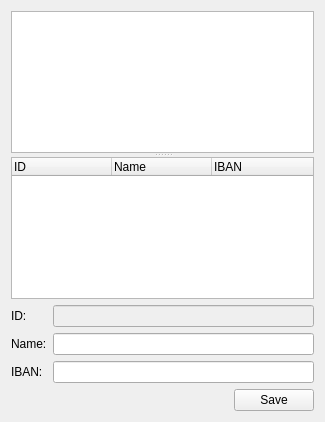
<?xml version="1.0" encoding="UTF-8"?>
<ui version="4.0">
 <class>RelationsDlg</class>
 <widget class="QDialog" name="RelationsDlg">
  <property name="geometry">
   <rect>
    <x>0</x>
    <y>0</y>
    <width>325</width>
    <height>422</height>
   </rect>
  </property>
  <property name="windowTitle">
   <string>Relations</string>
  </property>
  <property name="windowIcon">
   <iconset resource="../Resources/Icons.qrc">
    <normaloff>:/Icons/preferences-contact-list.png</normaloff>:/Icons/preferences-contact-list.png</iconset>
  </property>
  <layout class="QGridLayout" name="gridLayout_2">
   <item row="0" column="0" colspan="2">
    <widget class="QSplitter" name="splitter">
     <property name="orientation">
      <enum>Qt::Vertical</enum>
     </property>
     <widget class="QTreeView" name="RelationsTW">
      <property name="contextMenuPolicy">
       <enum>Qt::CustomContextMenu</enum>
      </property>
      <property name="indentation">
       <number>0</number>
      </property>
      <property name="rootIsDecorated">
       <bool>false</bool>
      </property>
     </widget>
     <widget class="QTreeWidget" name="NewRelationsTW">
      <property name="indentation">
       <number>0</number>
      </property>
      <property name="rootIsDecorated">
       <bool>false</bool>
      </property>
      <attribute name="headerDefaultSectionSize">
       <number>100</number>
      </attribute>
      <attribute name="headerDefaultSectionSize">
       <number>100</number>
      </attribute>
      <column>
       <property name="text">
        <string>ID</string>
       </property>
      </column>
      <column>
       <property name="text">
        <string>Name</string>
       </property>
      </column>
      <column>
       <property name="text">
        <string>IBAN</string>
       </property>
      </column>
     </widget>
    </widget>
   </item>
   <item row="1" column="0" colspan="2">
    <layout class="QGridLayout" name="gridLayout">
     <item row="1" column="0">
      <widget class="QLabel" name="label">
       <property name="text">
        <string>Name:</string>
       </property>
      </widget>
     </item>
     <item row="1" column="1">
      <widget class="QLineEdit" name="NameEdit">
       <property name="minimumSize">
        <size>
         <width>200</width>
         <height>0</height>
        </size>
       </property>
       <property name="maxLength">
        <number>100</number>
       </property>
      </widget>
     </item>
     <item row="2" column="0">
      <widget class="QLabel" name="label_2">
       <property name="text">
        <string>IBAN:</string>
       </property>
      </widget>
     </item>
     <item row="2" column="1">
      <widget class="QLineEdit" name="IBANEdit">
       <property name="maxLength">
        <number>18</number>
       </property>
      </widget>
     </item>
     <item row="0" column="0">
      <widget class="QLabel" name="label_3">
       <property name="text">
        <string>ID:</string>
       </property>
      </widget>
     </item>
     <item row="0" column="1">
      <widget class="QLineEdit" name="IDEdit">
       <property name="enabled">
        <bool>false</bool>
       </property>
      </widget>
     </item>
    </layout>
   </item>
   <item row="3" column="1" rowspan="2">
    <widget class="QPushButton" name="SaveButton">
     <property name="text">
      <string>Save</string>
     </property>
     <property name="autoDefault">
      <bool>false</bool>
     </property>
    </widget>
   </item>
   <item row="4" column="0">
    <spacer name="horizontalSpacer">
     <property name="orientation">
      <enum>Qt::Horizontal</enum>
     </property>
     <property name="sizeHint" stdset="0">
      <size>
       <width>180</width>
       <height>20</height>
      </size>
     </property>
    </spacer>
   </item>
  </layout>
 </widget>
 <resources>
  <include location="../Resources/Icons.qrc"/>
 </resources>
 <connections/>
</ui>
